Frame 1 (no input): blank canvas, image omitted
Frame 60 (no input): blank canvas, image omitted
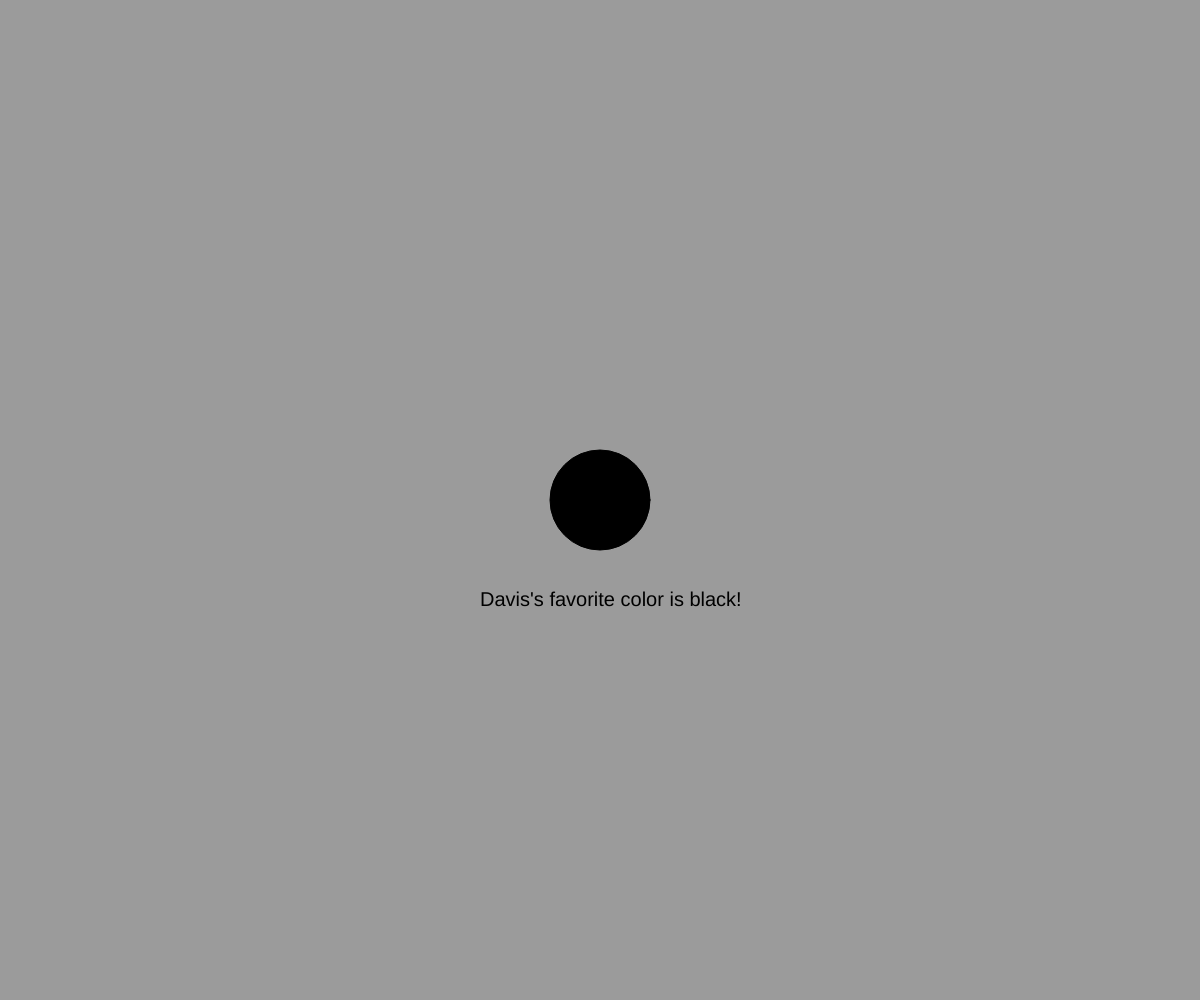
Frame 120 (the mouse pressed at the canvas centre since frame 60)

The p5.js sketch whose frames 1 and 60 were blank and that drew this single picture after the mouse press (run headless with seeded random() and noise() and a simulated clock; from frame 60 on, the mouse is pressed at the canvas centre):

// p5.js sketch
// ── sketch.js
let colors = [];
let num;

function setup() {
  createCanvas(windowWidth, windowHeight);
  
  colors[0] = new FavColor("Jesse", 'green');
  colors[1] = new FavColor("Ella", 'blue');
  colors[2] = new FavColor("Steven", 'red');
  colors[3] = new FavColor("Jacob", 'purple');
  colors[4] = new FavColor("Davis", 'black');
  colors[5] = new FavColor("Brandon", 'gold');
  
  background(155);
  textSize(20);
  text("CLICK", width/2, height/2);
}

function draw() {
  //background(200);
  //colors[0].display();
  //colors[0].getName();
  //colors[0].getColor(); 
}

function mousePressed() {
  background(155);
  num = random(colors.length);
  colors[int(num)].display();
  colors[int(num)].whoWhos(); 
  return false;
}
// ── favColor.js
class FavColor{
  
    constructor(nameParam, colorParam){
      this.name = nameParam;
      this.color = colorParam;
      
    }
    
    display(){
      fill(this.color);
      ellipse(width/2, height/2, 100,100);
    }
    
    getName(){
      text(this.name, width/2, height/3.5);
    }
    getColor(){
      text(this.color, width/2, height/3);
    }
    
    whoWhos(){
      text(this.name+"'s"+" favorite color is "+ this.color+"!", width/2.5, height/1.65);
  }
  }
